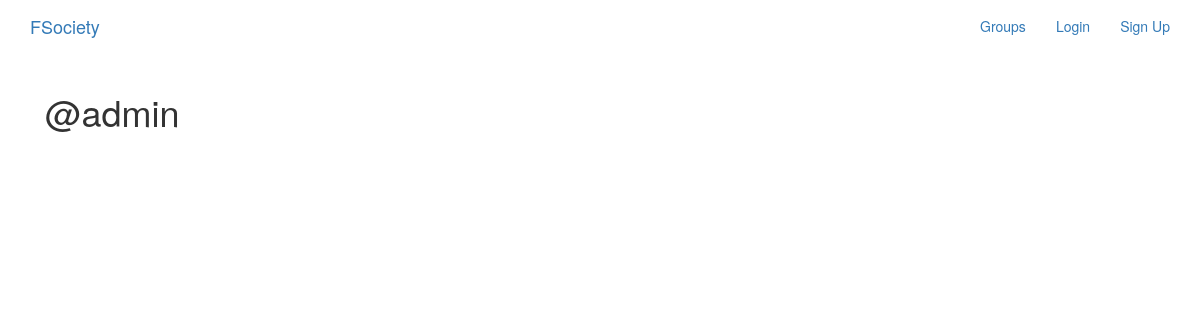
The page /posts/by/admin on the database as committed earlier.
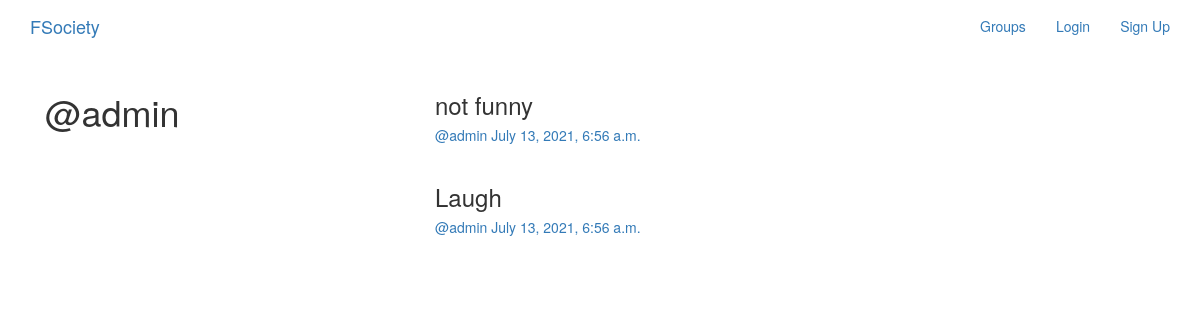
The same page on the database as committed later.
### posts/models.py (models this page shows, shortened)
class Post(models.Model):
    user = models.ForeignKey(User, related_name = 'posts', on_delete = models.CASCADE)
    created_at = models.DateTimeField(auto_now = True)
    message = models.TextField()
    message_html = models.TextField(editable = False)
    group = models.ForeignKey(Group, related_name = 'posts', null = True, blank = True, on_delete = models.CASCADE)
    class Meta:
        ordering = ['-created_at'] #ordered such that new post is shown first
        unique_together = ['user','message']

### posts/views.py (the view)
# urls.py: url(r'by/(?P<username>[-\w]+)', views.UserPosts.as_view(), name = 'for_user'),
class UserPosts(generic.ListView):
    model = models.Post
    template_name = 'posts/user_post_list.html'
    def get_queryset(self):
        try:
            self.post_user = User.objects.prefetch_related('posts').get(username__iexact=self.kwargs.get('username'))
        except User.DoesNotExist:
            raise Http404
        else:
            return self.post_user.posts.all()
    def get_context_data(self, **kwargs):
        context = super().get_context_data(**kwargs)
        context['post_user'] = self.post_user
        return context

### posts/templates/posts/user_post_list.html
{% extends "posts/post_base.html" %}
{% block prepost %}
    <div class="col-md-4">
        <h1>@{{post_user.username}}</h1>
    </div>
{% endblock %}
{% block post_content %}
    <div class="col-md-8">
        {% for post in post_list %}
            {% include "posts/_post.html" %}
        {% endfor %}
    </div>
{% endblock %}

### posts/templates/posts/_post.html (shortened to what this page needs)
<div class="post media">
    <h3>{{post.message_html|safe}}</h3>
    <div class="media-body">
        <h5 class="media-heading">
            <span class="username">
                <a href="{% url 'posts:for_user' username=post.user.username %}">@{{ post.user.username }}</a>
            </span>
            <time class="time">
                <a href="{% url 'posts:single' username=post.user.username pk=post.pk %}">{{ post.created_at }}</a>
            </time>
        </h5>
    </div>
</div>

Rows that differ between the two databases and show on the page:
added Post: message_html "not funny", user.username "admin", created_at "July 13, 2021, 6:56 a.m."
added Post: message_html "Laugh", user.username "admin", created_at "July 13, 2021, 6:56 a.m."
